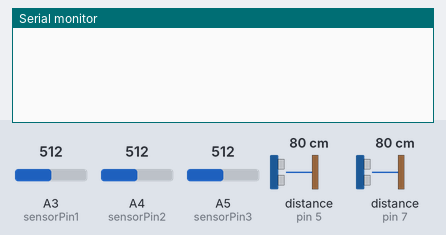
The sketch below on a simulated Arduino Uno, built with avr-gcc and run on an emulated ATmega328P. On the bench: the last lines printed to the serial monitor. The test bench sets the inputs (shaded band); at power-on: distance to the obstacle (sensors on pin 5, pin 7) 80 cm, A3 (sensorPin1) = 512, A4 (sensorPin2) = 512, A5 (sensorPin3) = 512. The echo pulse lasts 58.3 µs per cm.

Above: at 1.2 s.
1.3 s: distance to the obstacle (sensor on pin 5) set to 22 cm
2.8 s: distance to the obstacle (sensor on pin 5) set to 18 cm
At 3.6 s:
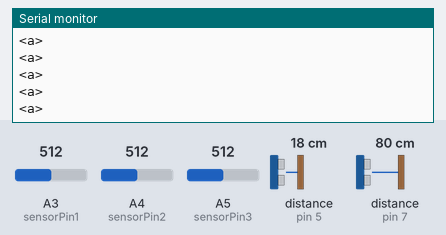
4.7 s: distance to the obstacle (sensor on pin 7) set to 21 cm
6.2 s: distance to the obstacle (sensor on pin 7) set to 18 cm
At 6.9 s:
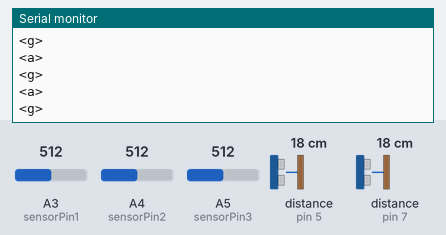

Measured:
- the behaviour switches between 20 and 19 cm on distance to the obstacle (sensor on pin 5) (found by bisection; images 0 and 1)
- the behaviour switches between 20 and 19 cm on distance to the obstacle (sensor on pin 7) (found by bisection; images 1 and 2)
- after the input at 2.8 s, the serial monitor: prints a new line at once (image 1)
- after the input at 6.2 s, the serial monitor: prints a new line after 0.07 s (image 2)

The sketch:

sensor.ino
```cpp
//Programa: Conectando Sensor Ultrassonico HC-SR04 ao Arduino
//Autor: FILIPEFLOP

//Carrega a biblioteca do sensor ultrassonico
#include <Ultrasonic.h>

//Define os pinos para o trigger e echo
#define pino_trigger1 4
#define pino_echo1 5
#define pino_trigger2 6
#define pino_echo2 7
#define sensorPin1 A3
#define sensorPin2 A4
#define sensorPin3 A5
float limiar_sonic=20.0;
float cmMsec;
long microsec;
float estado_inicial1;
float estado_inicial2;
float estado_inicial3;
float estado_atual;
//Inicializa o sensor nos pinos definidos acima
Ultrasonic ultrasonic1(pino_trigger1, pino_echo1);
Ultrasonic ultrasonic2(pino_trigger2, pino_echo2);

void setup()
{
  Serial.begin(9600);
  pinMode(sensorPin1,INPUT);
  pinMode(sensorPin2,INPUT);
  pinMode(sensorPin3,INPUT);
  estado_inicial1=analogRead(sensorPin1);
  estado_inicial2=analogRead(sensorPin2);
  estado_inicial3=analogRead(sensorPin3);
}

void loop(){

  if(sonic_frente()){

    Serial.println("<a>"); //avançar
  }

  if(sonic_tras()){

    Serial.println("<g>"); //girar 360
  }

  if(detecta_linha_frenteE()){

    Serial.println("<e>"); //girar sentido anti-horario motor esquerdo e sentido horario direito
  }

  if(detecta_linha_frenteD()){

    Serial.println("<d>"); //girar sentido anti-horario motor direito e sentido horario esquerdo
  }

  if(detecta_linha_tras()){

    Serial.println("<a>"); //avançar
  }
}


bool sonic_frente()
{
  microsec = ultrasonic1.timing();
  cmMsec = ultrasonic1.convert(microsec, Ultrasonic::CM);
  if(cmMsec<limiar_sonic){
    return true;
    }
  else{
    return false;
    }
}
bool sonic_tras()
{
  microsec = ultrasonic2.timing();
  cmMsec = ultrasonic2.convert(microsec, Ultrasonic::CM);
  if(cmMsec<limiar_sonic){
    return true;
    }
  else{
    return false;
    }
}
bool detecta_linha_frenteE()
{
  estado_atual=analogRead(sensorPin1);
  if(estado_atual<(estado_inicial1-100) || estado_atual>(estado_inicial1+100)){
    return true;
  }
  else{
    return false;
    }
}
bool detecta_linha_frenteD()
{
  estado_atual=analogRead(sensorPin2);
  if(estado_atual<(estado_inicial2-100) || estado_atual>(estado_inicial2+100)){
    return true;
  }
  else{
    return false;
    }
}
bool detecta_linha_tras()
{
  estado_atual=analogRead(sensorPin3);
  if(estado_atual<(estado_inicial3-100) || estado_atual>(estado_inicial3+100)){
    return true;
  }
  else{
    return false;
    }
}
```
